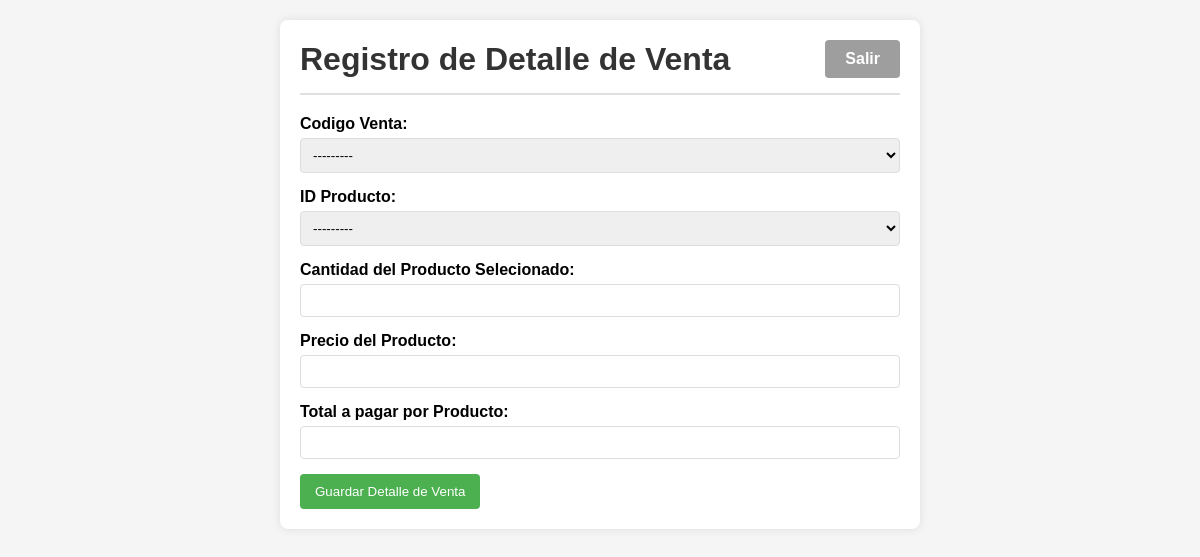
/venta/c_detalleVenta (signed in), run on an earlier commit of the app's database.
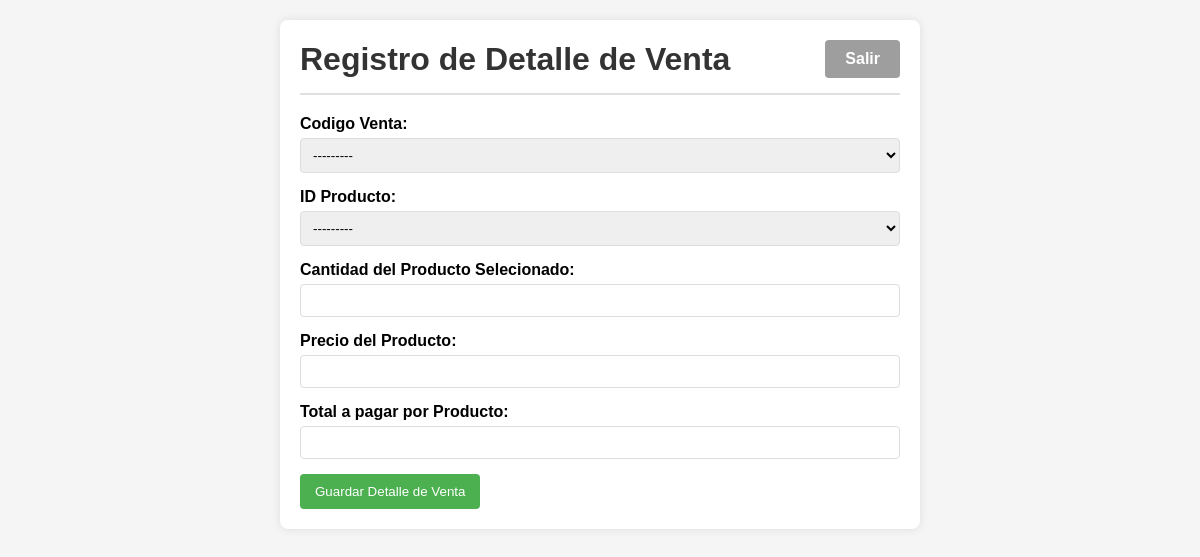
And on a later commit of the database.
### venta/models.py (models this page shows)
class Producto(models.Model):
    id_producto = models.IntegerField(primary_key=True,serialize=True)
    nombre_producto = models.CharField(max_length=50)
    descripcion_producto = models.TextField(max_length=500)
    precio = models.DecimalField(max_digits=10, decimal_places=2)
    stock = models.IntegerField()
    activo = models.BooleanField()
    fecha_vencimiento = models.DateField()
    fecha_registro = models.DateTimeField()
    def __str__(self):
        return f'\n{self.id_producto}'

class Venta(models.Model):
    id_venta = models.AutoField(primary_key=True)
    id_cliente = models.ForeignKey('Cliente',on_delete=models.SET_NULL,null=True)
    total = models.DecimalField(max_digits=10, decimal_places=2)
    fecha_registro = models.DateField()
    def __str__(self):
        return f'\n{self.id_venta}'

### venta/views.py (the view)
# urls.py: path('venta/c_detalleVenta',views.crearDetalleVenta, name='crear_detalleVenta'),
@login_required
@permission_required('venta.add_DetalleVenta',raise_exception=True)
def crearDetalleVenta(request):
    productosEncontrados = []
    idBuscado = ''
    if not (
        request.user.is_superuser or
        request.user.groups.filter(name = 'grp_detalleVenta').exists() or
        request.user.has_perm('venta.add_detalleVenta')):
        return HttpResponseForbidden('No tiene permisos para crear un detalle de venta')
    Codigo_VentaDuplicado = False
    if request.method == 'POST':
        idBuscado = request.POST.get('idBuscado','').strip()
        form2 = CreateDetalleVentaForms(request.POST)
        if form2.is_valid() and form2.is_valid():
            form2.save()
            messages.success(request, 'Venta Registrada Correctamente')
            return redirect('crear_detalleVenta')
        else:
            if 'id_detalleVenta' in form2.errors:
                for error in form2.errors['id_detalleVenta']:
                    if str(error)=="Codigo_VentaDuplicado":
                        Codigo_VentaDuplicado = True
                        form2.errors['id_detalleVenta'].clear()
                        break
    else:
        form2 = CreateDetalleVentaForms()
    context = {
        'form2':form2,
        'idBuscado':idBuscado,
        'productoEncontrado':productosEncontrados,
        'Codigo_VentaDuplicado':Codigo_VentaDuplicado
    }
    return render(request, 'venta/crear_detalleVenta.html', context)

### venta/forms.py (shortened to what this page needs)
class CreateDetalleVentaForms(forms.ModelForm):
    class Meta:
        model = DetallesVenta
        fields = ['id_detalleVenta','id_venta','id_producto','precio','cantidad','subTotal']
        labels = {
            'id_detalleVenta':'ID Detalle Venta',
            'id_venta':'Codigo Venta',
            'id_producto':'ID Producto',
            'precio':'Precio del Producto',
            'cantidad':'Cantidad del Producto Selecionado',
            'subTotal':'Total a pagar por Producto'
        }

### venta/mdl_seguridad.py (called while the page is built)
    def __call__(self, request):
        print('Antes de la vista')
        response = self.get_response(request)
        print('Después de la vista')
        return response

### venta/templates/venta/crear_detalleVenta.html (shortened to what this page needs)
<!DOCTYPE html>
<html lang="es">
<head>
</head>
<body>
    <div class="container">
        <div class="header-section">
            <h1>Registro de Detalle de Venta</h1>
            <a href="/" class="btn-exit">Salir</a>
        </div>
        <form method="post">
            <div class="form-group">
                {{ form2.id_venta.label_tag }}
                {{ form2.id_venta }}
            </div>
            <div class="form-group">
                {{ form2.id_producto.label_tag }}
                {{ form2.id_producto }}
            </div>
            <div class="form-group">
                {{ form2.cantidad.label_tag }}
                {{ form2.cantidad }}
            </div>
            <div class="form-group">
                {{ form2.precio.label_tag }}
                {{ form2.precio }}
            </div>
            <div class="form-group">
                {{ form2.subTotal.label_tag }}
                {{ form2.subTotal }}
            </div>
            <button type="submit">Guardar Detalle de Venta</button>
        </form>
    </div>
</body>
</html>

### venta/templates/venta/crear_detalleVenta.html (style rules this page uses)
body { font-family: Arial, sans-serif; margin: 20px; background-color: #f5f5f5; }
.container { max-width: 600px; margin: 0 auto; background: white; padding: 20px; border-radius: 8px; box-shadow: 0 0 10px rgba(0,0,0,0.1); }
.header-section { display: flex; justify-content: space-between; align-items: center; margin-bottom: 20px; padding-bottom: 15px; border-bottom: 2px solid #e0e0e0; }
.header-section h1 { margin: 0; color: #333; }
.btn-exit { background-color: #9E9E9E; color: white; padding: 10px 20px; border: none; border-radius: 4px; cursor: pointer; font-weight: bold; text-decoration: none; display: inline-block; }
.form-group { margin-bottom: 15px; }
label { display: block; margin-bottom: 5px; font-weight: bold; }
input, select { width: 100%; padding: 8px; border: 1px solid #ddd; border-radius: 4px; box-sizing: border-box; }
button { background-color: #4CAF50; color: white; padding: 10px 15px; border: none; border-radius: 4px; cursor: pointer; }

What changed in the data, as far as the page shows it:
added Venta: id_venta "---------"
Also different on the page:
form field id_venta: "---------" → (not shown)
